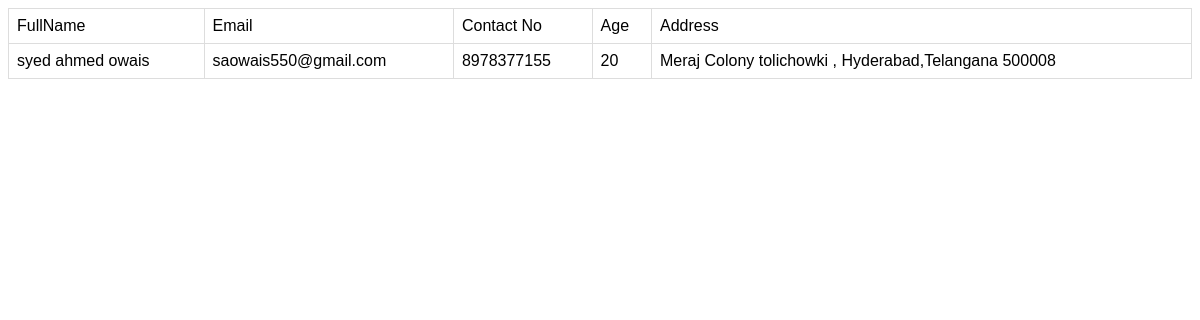
Page /user-list on the committed database.
### tables this page shows
CREATE TABLE "useracc" (
	"name"	TEXT NOT NULL,
	"email"	TEXT NOT NULL UNIQUE,
	"Number"	TEXT NOT NULL,
	"age"	INTEGER NOT NULL,
	"Address"	TEXT NOT NULL
);

### app.py (the view)
@app.route('/user-list')
def user_list():
   conn = sqlite3.connect("newdb.db")
   conn.row_factory = sqlite3.Row
   cur = conn.cursor()
   cur.execute("select * FROM useracc")
   rows = cur.fetchall()
   conn.close()
   return render_template("user-list.html",rows = rows)

### templates/user-list.html (shortened to what this page needs)
<!DOCTYPE html>
<html>
   <head>
   </head>
   <body>
      <table id="customers">
         <thead>
            <td>FullName</td>
            <td>Email</td>
            <td>Contact No</td>
            <td>Age</td>
            <td>Address</td>
         </thead>
         {% for row in rows %}
            <tr>
               <td> {{ row["name"]}}</td>
               <td> {{ row["email"]}}</td>
               <td> {{ row["Number"]}}</td>
               <td> {{ row["age"]}}</td>
               <td> {{ row["Address"]}}</td>
            </tr>
         {% endfor %}
      </table>
   </body>
</html>

### templates/user-list.html (style rules this page uses)
body { background-image:url(../static/img/med20.jpg); background-attachment: fixed; background-repeat: no-repeat; background-size: cover; }
#customers { font-family: "Trebuchet MS", Arial, Helvetica, sans-serif; border-collapse: collapse; width: 100%; }
#customers td, #customers th { border: 1px solid #ddd; padding: 8px; }

### rows in the picture
useracc: name "syed ahmed owais", email "saowais550@gmail.com", Number "8978377155", age "20", Address "Meraj Colony tolichowki , Hyderabad,Telangana 500008"
